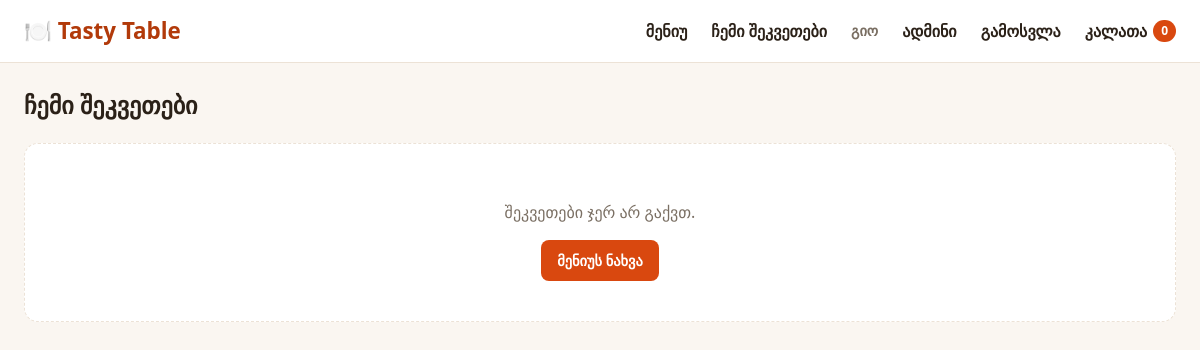
Before: /orders/ (signed in) with the older database file.
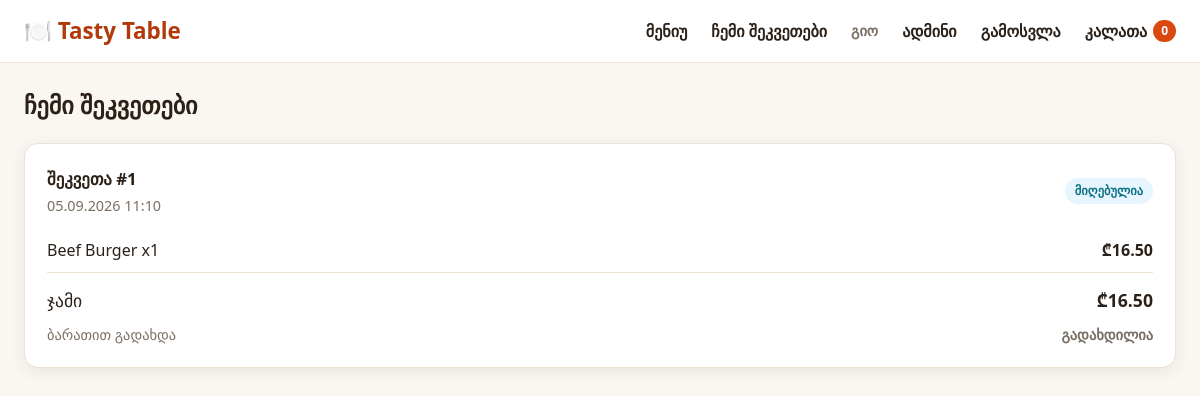
After: the same page with the newer database file.
### menu/models.py (models this page shows, shortened)
class Order(models.Model):
    class Status(models.TextChoices):
        PENDING = 'pending', 'მიღებულია'
        PREPARING = 'preparing', 'მზადდება'
        ON_THE_WAY = 'on_the_way', 'გზაშია'
        DELIVERED = 'delivered', 'ჩაბარებულია'
        CANCELLED = 'cancelled', 'გაუქმებულია'
    class PaymentMethod(models.TextChoices):
        CASH = 'cash', 'ნაღდი ანგარიშსწორება'
        CARD = 'card', 'ბარათით გადახდა'
    class PaymentStatus(models.TextChoices):
        PENDING = 'pending', 'გადახდა მოლოდინშია'
        PAID = 'paid', 'გადახდილია'
    user = models.ForeignKey(settings.AUTH_USER_MODEL, on_delete=models.CASCADE, related_name='orders')
    full_name = models.CharField('სახელი და გვარი', max_length=180)
    phone = models.CharField('ტელეფონი', max_length=30)
    address = models.CharField('მისამართი', max_length=255)
    note = models.TextField('შენიშვნა', blank=True)
    status = models.CharField('სტატუსი', max_length=20, choices=Status.choices, default=Status.PENDING)
    payment_method = models.CharField(
        'გადახდის მეთოდი',
        max_length=20,
        choices=PaymentMethod.choices,
        default=PaymentMethod.CASH,
    )
    payment_status = models.CharField(
        'გადახდის სტატუსი',
        max_length=20,
        choices=PaymentStatus.choices,
        default=PaymentStatus.PENDING,
    )
    total_price = models.DecimalField('ჯამი', max_digits=8, decimal_places=2)
    created_at = models.DateTimeField('შექმნის დრო', auto_now_add=True)
    updated_at = models.DateTimeField('განახლების დრო', auto_now=True)
    class Meta:
        verbose_name = 'შეკვეთა'
        verbose_name_plural = 'შეკვეთები'
        ordering = ['-created_at']

class OrderItem(models.Model):
    order = models.ForeignKey(Order, on_delete=models.CASCADE, related_name='items')
    dish = models.ForeignKey(Dish, on_delete=models.SET_NULL, blank=True, null=True, related_name='order_items')
    dish_name = models.CharField('კერძი', max_length=150)
    unit_price = models.DecimalField('ერთეულის ფასი', max_digits=6, decimal_places=2)
    quantity = models.PositiveIntegerField('რაოდენობა')
    total_price = models.DecimalField('ჯამი', max_digits=8, decimal_places=2)
    class Meta:
        verbose_name = 'შეკვეთის კერძი'
        verbose_name_plural = 'შეკვეთის კერძები'

### menu/views.py (the view)
# urls.py: path('orders/', views.my_orders, name='my_orders'),
@login_required
def my_orders(request):
    orders = request.user.orders.prefetch_related('items')
    context = {
        'orders': orders,
        'cart_count': len(Cart(request)),
    }
    return render(request, 'menu/my_orders.html', context)

### menu/cart.py (called while the page is built)
    def __len__(self):
        return sum(self.cart.values())

### menu/templates/menu/my_orders.html (shortened to what this page needs)
{% extends 'menu/base.html' %}
{% block content %}
<section class="orders-page">
    <h1>ჩემი შეკვეთები</h1>
    {% if orders %}
        <div class="orders-list">
            {% for order in orders %}
                <article class="order-card">
                    <div class="order-head">
                        <div>
                            <h2>შეკვეთა #{{ order.id }}</h2>
                            <p>{{ order.created_at|date:"d.m.Y H:i" }}</p>
                        </div>
                        <span class="status-pill">{{ order.get_status_display }}</span>
                    </div>
                    <div class="order-items">
                        {% for item in order.items.all %}
                            <div class="summary-row">
                                <span>{{ item.dish_name }} x{{ item.quantity }}</span>
                                <strong>₾{{ item.total_price }}</strong>
                            </div>
                        {% endfor %}
                    </div>
                    <div class="summary-total">
                        <span>ჯამი</span>
                        <strong>₾{{ order.total_price }}</strong>
                    </div>
                    <div class="payment-meta">
                        <span>{{ order.get_payment_method_display }}</span>
                        <strong>{{ order.get_payment_status_display }}</strong>
                    </div>
                </article>
            {% endfor %}
        </div>
    {% else %}
        <div class="empty-cart">
            <p>შეკვეთები ჯერ არ გაქვთ.</p>
            <a href="{% url 'dish_list' %}" class="btn btn-primary">მენიუს ნახვა</a>
        </div>
    {% endif %}
</section>
{% endblock %}

Changed rows visible on the page:
added Order: id "1", created_at "05.09.2026 11:10", status "მიღებულია", total_price "16.50", payment_method "ბარათით გადახდა", payment_status "გადახდილია"
added OrderItem: dish_name "Beef Burger", quantity "1", total_price "16.50"
Other visible differences:
text no longer shown: "შეკვეთები ჯერ არ გაქვთ. მენიუს ნახვა"
